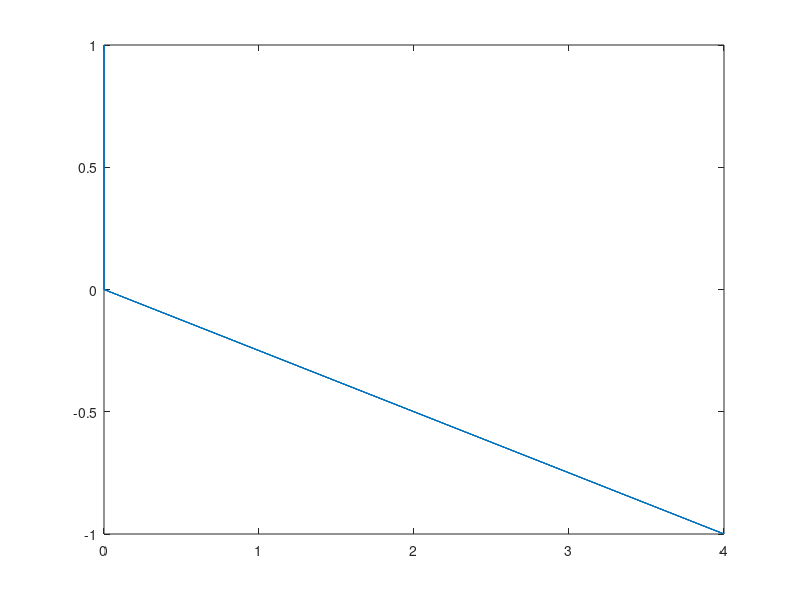

Write the MATLAB code that produced this figure.
% To compute IDFT of the signal given below using in-built  
% function in MATLAB m= [0, 0, 4, 0, 0, 0, 4, 0]
% Name- Mishkat Ahmad Neyazi 
% Reg No.- 189402164 Sec- ECE-C Batch- C3
m= [0, 0, 4, 0, 0, 0, 4, 0];
x= ifft(m);
plot(m,x)